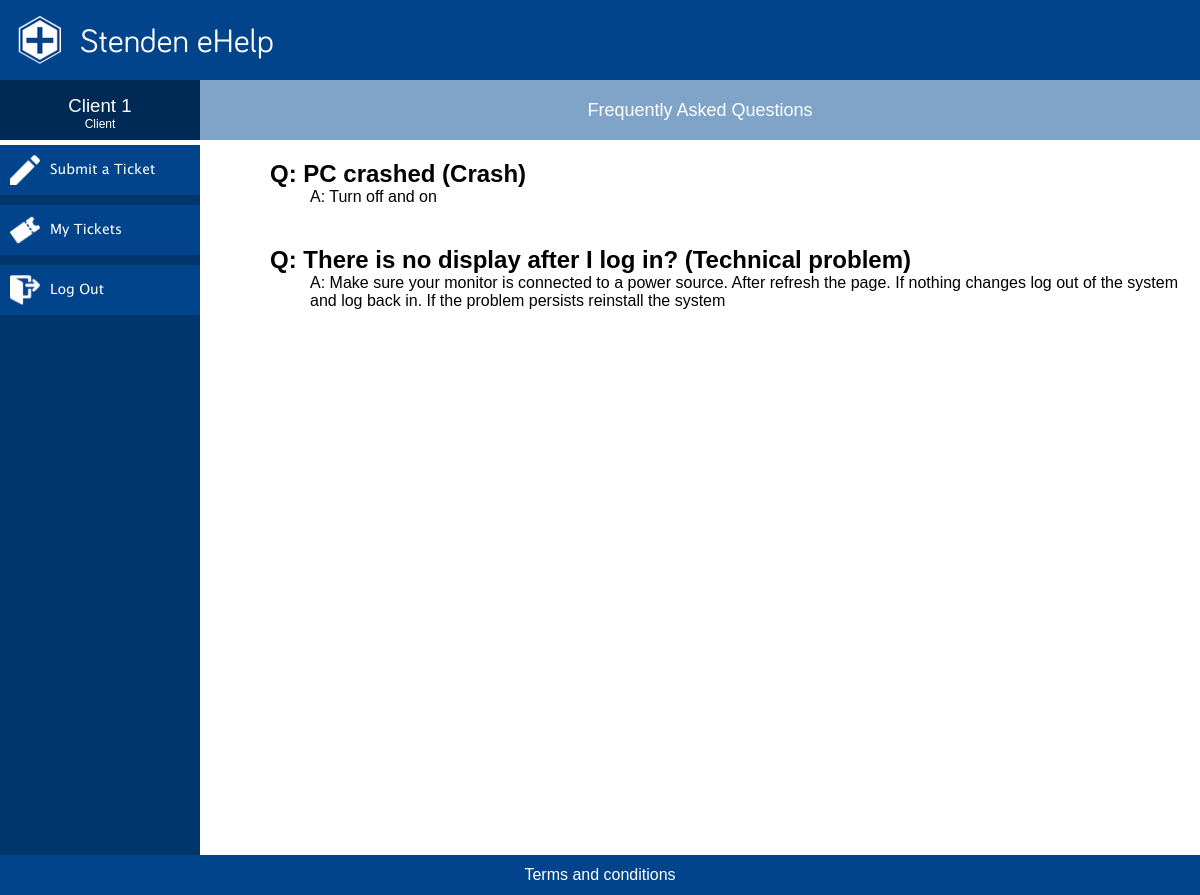
The page /faq.php (signed in) on the database its author committed.
### tables this page shows
CREATE TABLE `incident` (
  `incident_id` int(11) NOT NULL,
  `client_id` int(5) DEFAULT NULL,
  `operator_id` int(5) DEFAULT NULL,
  `status_id` int(11) DEFAULT '1',
  `category_id` int(11) DEFAULT NULL,
  `description` varchar(512) DEFAULT NULL,
  `solution` varchar(512) DEFAULT NULL,
  `start_date` timestamp NULL DEFAULT CURRENT_TIMESTAMP,
  `end_date` datetime DEFAULT NULL
);

CREATE TABLE `category` (
  `category_id` int(11) NOT NULL,
  `category_name` varchar(30) NOT NULL
);

### php/permissions.php (called while the page is built, shortened)
<?php
$permissionTable = [
    "client" => [
        "view" => ['faq.php', 'submitTicket.php', 'MyTickets.php'],
        "edit" => ['viewTicket.php'],
        "delete" => []
    ],
    "employee" => [
        "view" => ['dashboard.php', 'my_tickets.php', 'open_tickets.php', 'my_account.php'],
        "edit" => [],
    ],
    "team leader" => [
        "view" => ['tickets.php', 'MyTickets.php', 'messages.php', 'statistics.php', 'faq.php'],
        "edit" => ['viewTicket.php'],
    ]
];

### faq.php (the view, shortened to what this page needs)
<?php
    require "php/requirements.php";
    $sql = "SELECT description, solution, category_name FROM incident
                INNER JOIN category ON incident.category_id = category.category_id
                INNER JOIN status ON incident.status_id = status.status_id
                WHERE status_name = 'Closed'";
    $faqs = mysqli_query($conn, $sql);
?>
<!DOCTYPE HTML>
<html lang="en">
    <head>
        <link rel="stylesheet" href="css/mainCSS.css">
    </head>
    <body>
        <div class="wrapper">
            <div class="header">
                <div class="logo">
                    <img src="img/logo.png" alt="Stenden eHelp">
                </div>
                <p>Stenden eHelp</p>
            </div>
            <div id="content-wrapper">
                <div id="sidebar">
                    <div class="userDetails">
                        <div class="clientName"><p><?php echo $_SESSION['name']; ?></p></div>
                        <div class="clientType"><p><?php echo $_SESSION['userType']; ?></p></div>
                    </div>
                    <div class="titleDivider"></div>
                    <div class="navWrapper">
                        <?= generateMenu() ?>
                    </div>
                </div>
                <div class="content">
                    <div class="titleBox"><p>Frequently Asked Questions</p></div>
                    <?php if(has_license()){ ?>
                        <div class="faq">
                            <?php while($row = mysqli_fetch_assoc($faqs)){ ?>
                                <article>
                                    <h2>Q: <?= $row['description'] ?> (<?= $row['category_name'] ?>)</h2>
                                    <p>A: <?= $row['solution'] ?></p>
                                </article>
                            <?php } ?>
                        </div>
                    <?php } else { ?>
                        <p>You are not supposed to see this page.</p>
                    <?php } ?>
                </div>
                <div class="footer">
                    <div class="terms">
                        <p>Terms and conditions</p>
                    </div>
                </div>
            </div>
        </div>
    </body>
</html>

### css/mainCSS.css (style rules this page uses)
* { padding:0px; margin:0px; box-sizing: border-box; -webkit-box-sizing: border-box; -moz-box-sizing: border-box; }
img { max-width:100%; max-height:100%; }
p { font-family: 'information', 'Arial', sans-serif; }
.wrapper { min-height: 100vh; width: 100%; float:left; }
.wrapper .header { width: 100%; height: 80px; background-color: #01448b; float:left; }
.wrapper .header p { font-family: 'eStenden', 'Arial', sans-serif; float:left; color: white; font-size: 25pt; line-height: 80px; margin: 0; }
.wrapper .header .logo { float:left; height: 50px; margin: 15px; }
.wrapper #content-wrapper { width: 100%; float: left; margin-bottom: 30px; }
.wrapper #content-wrapper #sidebar { width: 200px; min-height: calc(100vh - 80px); float: left; }
.wrapper #content-wrapper #sidebar .userDetails { width: 100%; height: 60px; float: left; background-color: #002a56; padding-top: 15px; }
.wrapper #content-wrapper #sidebar .userDetails .clientName p { color:white; text-align: center; font-size:14pt; }
.wrapper #content-wrapper #sidebar .userDetails .clientType p { color:white; text-align: center; font-size: 9pt; }
.wrapper #content-wrapper #sidebar .titleDivider { height: 5px; width: 100%; background-color: #fff; float:left; }
.wrapper #content-wrapper #sidebar .navWrapper { width: 100%; background-color: #01366d; min-height: calc(100vh - 80px); float: left; }
.wrapper #content-wrapper .content { width: calc(100% - 200px); min-height: calc(100vh - 80px); float: left; }
.wrapper #content-wrapper .content .titleBox { height: 60px; width: 100%; background-color: #80a3c8; float:left; }
.wrapper #content-wrapper .content .titleBox p { padding: 0; line-height: 60px; text-align: center; color: white; font-size: 18px; }
.wrapper .footer { width: 100%; float: left; background-color:#01448b; position: fixed; text-align: center; line-height: 40px; bottom: 0; color: white; }
.wrapper #content-wrapper .content .faq { height: auto; margin-left: 5%; width: 95%; padding: 20px; overflow-y: scroll; }
.wrapper #content-wrapper .content .faq p { margin-left: 40px; font-family: 'information', 'Arial', sans-serif; }
.wrapper #content-wrapper .content .faq h2 { font-family: 'information', 'Arial', sans-serif; }
.wrapper #content-wrapper .content .faq article { margin-bottom: 40px; }

### rows shown on the page
incident: description "PC crashed", category.category_name "Crash", solution "Turn off and on"
incident: description "There is no display after I log in?", category.category_name "Technical problem", solution "Make sure your monitor is connected to a power source. After refresh the page. If nothing changes log out of the system and log back in. If the problem persists reinstall the system"

### other values the page prints
$_SESSION['name'] "Client 1"
$_SESSION['userType'] "Client"
$fileName "Submit a Ticket"
$fileName "My Tickets"
